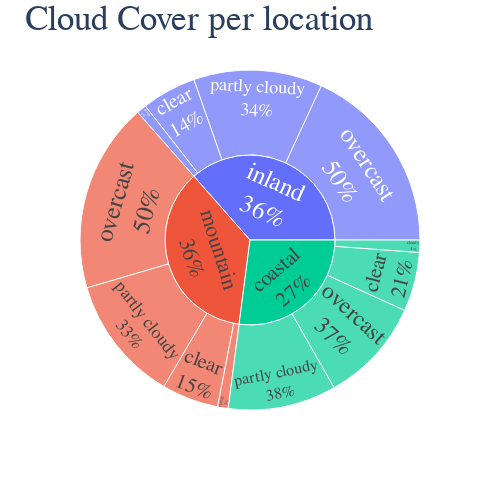

Notebook code cell kept with this figure:
### Markdown cell above
### Observation:
Most temperature were ranged between -10 ~ 20 Celcius degree.¶
Generally humidity is below 50% on sunny day, but other weather are over 50%.
Wind speed usually is below 20 km/h.
On sunny and cloudy, precipitation is usually average. But on rainy and snowy, it is opposite.
UV index is higher on sunny than other weather types.
Rainy/Cloudy/Sunny types are alike on all season, but snowy type is different.
On sunny and cloudy, it is more visible than rainy and snowy.
Rainy/Cloudy/Sunny types are alike on all location, but snowy type is different.

### Code cell
loc_cloud_fig = px.sunburst(data, path = ["Location", "Cloud Cover"])
loc_cloud_fig.update_traces(textinfo = "label + percent parent")
loc_cloud_fig.update_layout(title = "Cloud Cover per location",
                            font = {'size' : 25, 'family' : 'Serif'},
                            width = 500, height = 500)
loc_cloud_fig.show()

### Figure 1 — Plotly figure (JSON) as saved in the notebook; plotly's stock layout.template omitted (floating-point values rounded to 4 significant figures)
{"data": [{"branchvalues": "total", "domain": {"x": [0, 1], "y": [0, 1]}, "hovertemplate": "labels=%{label}<br>count=%{value}<br>parent=%{parent}<br>id=%{id}<extra></extra>", "ids": ["inland/partly cloudy", "mountain/clear", "coastal/clear", "mountain/overcast", "inland/overcast", "mountain/partly cloudy", "inland/clear", "coastal/overcast", "coastal/partly cloudy", "inland/cloudy", "mountain/cloudy", "coastal/cloudy", "inland", "mountain", "coastal"], "labels": ["partly cloudy", "clear", "clear", "overcast", "overcast", "partly cloudy", "clear", "overcast", "partly cloudy", "cloudy", "cloudy", "cloudy", "inland", "mountain", "coastal"], "name": "", "parents": ["inland", "mountain", "coastal", "mountain", "inland", "mountain", "inland", "coastal", "coastal", "inland", "mountain", "coastal", "", "", ""], "textinfo": "label+percent parent", "type": "sunburst", "values": [1616, 711, 742, 2384, 2391, 1585, 686, 1315, 1359, 123, 133, 155, 4816, 4813, 3571]}], "layout": {"font": {"family": "Serif", "size": 25}, "height": 500, "legend": {"tracegroupgap": 0}, "margin": {"t": 60}, "title": {"text": "Cloud Cover per location"}, "width": 500}}
